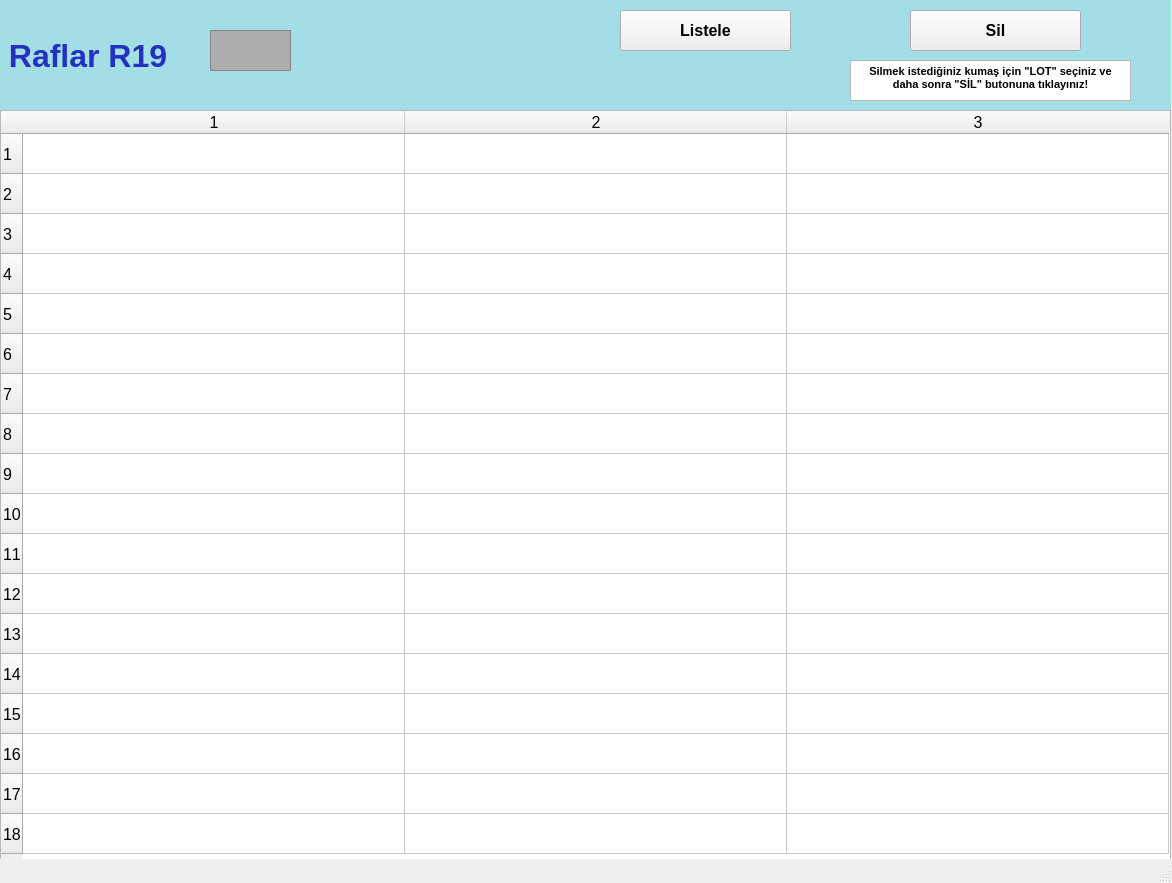
<?xml version="1.0" encoding="UTF-8"?>
<ui version="4.0">
 <class>raflarR19_ekran</class>
 <widget class="QMainWindow" name="raflarR19_ekran">
  <property name="geometry">
   <rect>
    <x>0</x>
    <y>0</y>
    <width>1172</width>
    <height>883</height>
   </rect>
  </property>
  <property name="font">
   <font>
    <pointsize>12</pointsize>
    <weight>50</weight>
    <bold>false</bold>
    <kerning>false</kerning>
   </font>
  </property>
  <property name="windowTitle">
   <string/>
  </property>
  <widget class="QWidget" name="centralwidget">
   <widget class="QLabel" name="raflarR1yazi_lbl">
    <property name="geometry">
     <rect>
      <x>0</x>
      <y>0</y>
      <width>1171</width>
      <height>111</height>
     </rect>
    </property>
    <property name="font">
     <font>
      <pointsize>24</pointsize>
      <weight>75</weight>
      <bold>true</bold>
     </font>
    </property>
    <property name="styleSheet">
     <string notr="true">background-color: rgb(163, 221, 229);
color: rgb(34, 50, 190);</string>
    </property>
    <property name="text">
     <string> Raflar R19</string>
    </property>
   </widget>
   <widget class="QFrame" name="raflarR1_img">
    <property name="geometry">
     <rect>
      <x>210</x>
      <y>30</y>
      <width>81</width>
      <height>41</height>
     </rect>
    </property>
    <property name="styleSheet">
     <string notr="true">background-color: rgb(173, 173, 173);</string>
    </property>
    <property name="frameShape">
     <enum>QFrame::StyledPanel</enum>
    </property>
    <property name="frameShadow">
     <enum>QFrame::Raised</enum>
    </property>
   </widget>
   <widget class="QTableWidget" name="R19_tw">
    <property name="geometry">
     <rect>
      <x>0</x>
      <y>110</y>
      <width>1171</width>
      <height>751</height>
     </rect>
    </property>
    <property name="baseSize">
     <size>
      <width>0</width>
      <height>0</height>
     </size>
    </property>
    <property name="rowCount">
     <number>18</number>
    </property>
    <property name="columnCount">
     <number>3</number>
    </property>
    <attribute name="horizontalHeaderVisible">
     <bool>true</bool>
    </attribute>
    <attribute name="horizontalHeaderCascadingSectionResizes">
     <bool>false</bool>
    </attribute>
    <attribute name="horizontalHeaderDefaultSectionSize">
     <number>382</number>
    </attribute>
    <attribute name="horizontalHeaderMinimumSectionSize">
     <number>38</number>
    </attribute>
    <attribute name="verticalHeaderDefaultSectionSize">
     <number>40</number>
    </attribute>
    <attribute name="verticalHeaderMinimumSectionSize">
     <number>23</number>
    </attribute>
    <row/>
    <row/>
    <row/>
    <row/>
    <row/>
    <row/>
    <row/>
    <row/>
    <row/>
    <row/>
    <row/>
    <row/>
    <row/>
    <row/>
    <row/>
    <row/>
    <row/>
    <row/>
    <column/>
    <column/>
    <column/>
   </widget>
   <widget class="QPushButton" name="listeleR19_btn">
    <property name="geometry">
     <rect>
      <x>620</x>
      <y>10</y>
      <width>171</width>
      <height>41</height>
     </rect>
    </property>
    <property name="font">
     <font>
      <pointsize>12</pointsize>
      <weight>75</weight>
      <bold>true</bold>
     </font>
    </property>
    <property name="text">
     <string>Listele</string>
    </property>
   </widget>
   <widget class="QPushButton" name="silR19_btn">
    <property name="geometry">
     <rect>
      <x>910</x>
      <y>10</y>
      <width>171</width>
      <height>41</height>
     </rect>
    </property>
    <property name="font">
     <font>
      <pointsize>12</pointsize>
      <weight>75</weight>
      <bold>true</bold>
     </font>
    </property>
    <property name="text">
     <string>Sil</string>
    </property>
   </widget>
   <widget class="QTextBrowser" name="textBrowser">
    <property name="geometry">
     <rect>
      <x>850</x>
      <y>60</y>
      <width>281</width>
      <height>41</height>
     </rect>
    </property>
    <property name="html">
     <string>&lt;!DOCTYPE HTML PUBLIC &quot;-//W3C//DTD HTML 4.0//EN&quot; &quot;http://www.w3.org/TR/REC-html40/strict.dtd&quot;&gt;
&lt;html&gt;&lt;head&gt;&lt;meta name=&quot;qrichtext&quot; content=&quot;1&quot; /&gt;&lt;style type=&quot;text/css&quot;&gt;
p, li { white-space: pre-wrap; }
&lt;/style&gt;&lt;/head&gt;&lt;body style=&quot; font-family:'MS Shell Dlg 2'; font-size:12pt; font-weight:400; font-style:normal;&quot;&gt;
&lt;p align=&quot;center&quot; style=&quot; margin-top:0px; margin-bottom:0px; margin-left:0px; margin-right:0px; -qt-block-indent:0; text-indent:0px;&quot;&gt;&lt;span style=&quot; font-size:8pt; font-weight:600;&quot;&gt;Silmek istediğiniz kumaş için &amp;quot;LOT&amp;quot; seçiniz ve daha sonra &amp;quot;SİL&amp;quot; butonuna tıklayınız!&lt;/span&gt;&lt;/p&gt;&lt;/body&gt;&lt;/html&gt;</string>
    </property>
   </widget>
  </widget>
  <widget class="QStatusBar" name="statusbar"/>
 </widget>
 <resources/>
 <connections/>
</ui>
